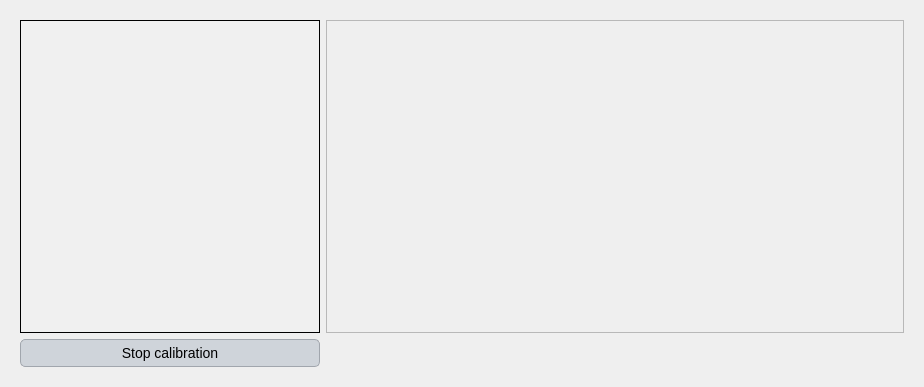
<?xml version="1.0" encoding="UTF-8"?>
<ui version="4.0">
 <class>Dialog</class>
 <widget class="QDialog" name="Dialog">
  <property name="geometry">
   <rect>
    <x>0</x>
    <y>0</y>
    <width>924</width>
    <height>387</height>
   </rect>
  </property>
  <property name="windowTitle">
   <string>Dialog</string>
  </property>
  <property name="styleSheet">
   <string notr="true">QLabel {
    font-family: 'Georgia'; /* Cambiar la fuente a Georgia */
    font-size: 16px; /* Cambiar el tamaño de la fuente */
    color: #000000; /* Color del texto (blanco) */
}

QLineEdit {
    font-family: 'Georgia'; /* Cambiar la fuente a Georgia */
    font-size: 14px; /* Cambiar el tamaño de la fuente */
    color: #000000; /* Color del texto (blanco) */
    background-color: #f0f0f0; /* Color de fondo del QLineEdit */
    border: 1px solid #000000; /* Borde blanco */
}

QComboBox {
    font-family: 'Georgia'; /* Cambiar la fuente a Georgia */
    font-size: 14px; /* Cambiar el tamaño de la fuente */
    color: #000000; /* Color del texto (blanco) */
    background-color: #cfd4da; /* Fondo oscuro del ComboBox */
}

QRadioButton {
    font-family: 'Georgia'; /* Cambiar la fuente a Georgia */
    font-size: 14px; /* Cambiar el tamaño de la fuente */
    color: #000000; /* Color del texto (blanco) */
}

QCheckBox {
    font-family: 'Georgia'; /* Cambiar la fuente a Georgia */
    font-size: 14px; /* Cambiar el tamaño de la fuente */
    color: #000000; /* Color del texto (blanco) */
}

/* Cambiar la fuente y estilo de los QPushButton */
QPushButton {
    font-family: 'Georgia'; /* Cambiar la fuente */
    font-size: 14px; /* Cambiar el tamaño de la fuente */
    color: #000000; /* Color del texto negro */
    background-color: #cfd4da; /* Fondo gris claro */
    border: 1px solid #a1a6ad; /* Borde gris medio */
    border-radius: 5px; /* Bordes redondeados */
    padding: 5px; /* Espaciado interno */
}

/* Estilo cuando el ratón pasa sobre el botón */
QPushButton:hover {
    color: #000000; /* Mantener el texto negro */
    background-color: #b7bcc3; /* Fondo gris un poco más oscuro al pasar el mouse */
}

/* Estilo cuando el botón está presionado */
QPushButton:pressed {
    background-color: #a6acb3; /* Fondo ligeramente más oscuro al presionar */
    color: #000000; /* Mantener el texto negro cuando se presiona */
}



/* Estilo general para QTableWidget y QTableView */
QTableWidget, QTableView {
    font-family: 'Georgia'; /* Cambiar la fuente a Georgia */
    font-size: 14px; /* Tamaño de la fuente */
    color: #000000; /* Color del texto negro */
    background-color: #e6e9ed; /* Fondo gris claro para la tabla */
    gridline-color: #a1a6ad; /* Color de las líneas de la tabla (gris medio) */
    selection-background-color: #b7bcc3; /* Color de fondo cuando se selecciona una celda (gris suave) */
    selection-color: #000000; /* Color del texto cuando la celda está seleccionada (negro) */
}

/* Estilo para el encabezado horizontal de la tabla */
QHeaderView::section {
    font-family: 'Georgia'; /* Cambiar la fuente a Georgia */
    font-size: 14px; /* Tamaño de la fuente */
    color: #000000; /* Color del texto negro */
    background-color: #cfd4da; /* Fondo gris claro del encabezado */
    border: 1px solid #a1a6ad; /* Borde gris medio entre las secciones */
    padding: 4px; /* Espaciado interno en el encabezado */
}

/* Estilo para las celdas de la tabla al pasar el mouse */
QTableWidget::item:hover, QTableView::item:hover {
    background-color: #b7bcc3; /* Fondo gris suave al pasar el mouse */
    color: #000000; /* Mantener el texto negro */
}

/* Estilo para las celdas cuando están seleccionadas */
QTableWidget::item:selected, QTableView::item:selected {
    background-color: #a6acb3; /* Fondo gris intermedio cuando está seleccionado */
    color: #000000; /* Texto negro cuando está seleccionado */
}

/* Ajustar el tamaño de las celdas */
QTableWidget::item, QTableView::item {
    padding: 4px; /* Espaciado interno de las celdas */
}

/* Estilo para el borde inferior de la tabla */
QTableCornerButton::section {
    background-color: #cfd4da; /* Fondo del botón de esquina */
    border: 1px solid #a1a6ad; /* Borde gris medio del botón de esquina */
}
QTextEdit {
    font-family: 'Georgia'; /* Cambiar la fuente a Georgia */
    font-size: 14px; /* Tamaño de la fuente */
    color: #000000; /* Color del texto (negro) */
    background-color: #f0f0f0; /* Fondo gris claro */
    border: 1px solid #000000; /* Borde negro */
    padding: 5px; /* Espaciado interno */
}</string>
  </property>
  <layout class="QGridLayout" name="gridLayout_2">
   <item row="0" column="0">
    <widget class="QScrollArea" name="scrollArea">
     <property name="frameShape">
      <enum>QFrame::NoFrame</enum>
     </property>
     <property name="widgetResizable">
      <bool>true</bool>
     </property>
     <widget class="QWidget" name="scrollAreaWidgetContents">
      <property name="geometry">
       <rect>
        <x>0</x>
        <y>0</y>
        <width>906</width>
        <height>369</height>
       </rect>
      </property>
      <layout class="QGridLayout" name="gridLayout">
       <item row="0" column="1">
        <widget class="QFrame" name="frame">
         <property name="minimumSize">
          <size>
           <width>300</width>
           <height>0</height>
          </size>
         </property>
         <property name="frameShape">
          <enum>QFrame::StyledPanel</enum>
         </property>
         <property name="frameShadow">
          <enum>QFrame::Raised</enum>
         </property>
        </widget>
       </item>
       <item row="0" column="0">
        <widget class="QTextEdit" name="textEdit">
         <property name="minimumSize">
          <size>
           <width>200</width>
           <height>0</height>
          </size>
         </property>
         <property name="maximumSize">
          <size>
           <width>300</width>
           <height>16777215</height>
          </size>
         </property>
        </widget>
       </item>
       <item row="1" column="0">
        <widget class="QPushButton" name="stop">
         <property name="text">
          <string>Stop calibration</string>
         </property>
        </widget>
       </item>
      </layout>
     </widget>
    </widget>
   </item>
  </layout>
 </widget>
 <resources/>
 <connections/>
</ui>
